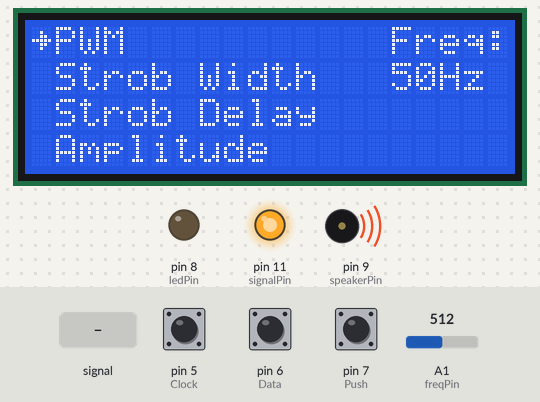
Recording of a sketch running on a simulated Arduino Uno, built with avr-gcc and run on an emulated ATmega328P. On the bench: 20×4 character LCD, output pins drawn as LEDs (lit = HIGH), buzzer (waves = sounding, pin HIGH). Inputs (shaded band) come from the test bench; at power-on: pin 5 (Clock) HIGH, pin 7 (Push) HIGH, pin 6 (Data) HIGH, A1 (freqPin) = 512. EEPROM starts erased; what the sketch prints to the serial monitor is not drawn.

Above: at 1.3 s.
1.4 s: A1 (freqPin) fed a 200 Hz sine of ±81 counts around its level
At 2.02 s:
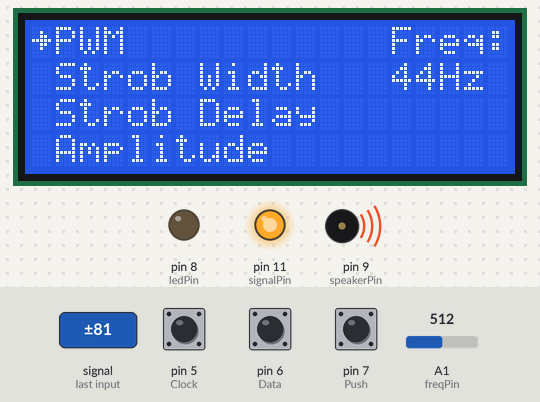
4.4 s: pin 5 (Clock) pulled LOW for 0.15 s
At 4.94 s:
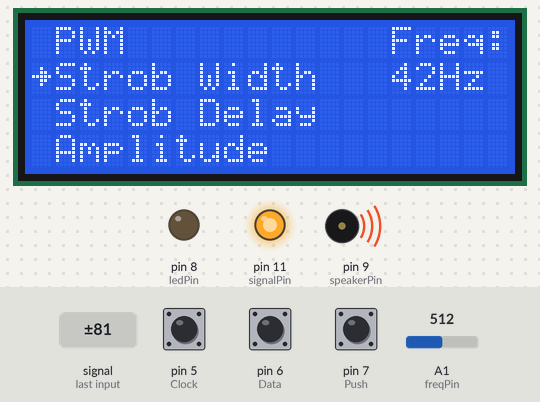
5.1 s: pin 7 (Push) pulled LOW for 0.15 s
At 5.62 s:
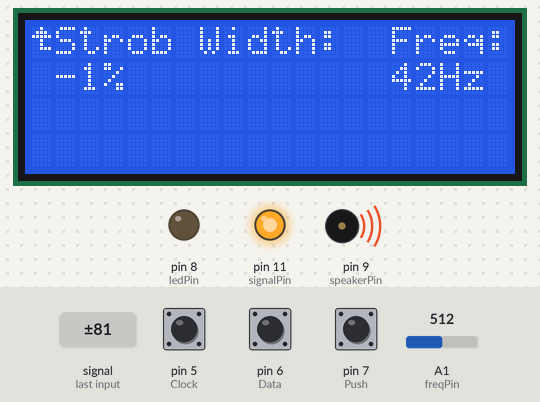
5.8 s: pin 5 (Clock) pulled LOW for 1 s
At 7.22 s:
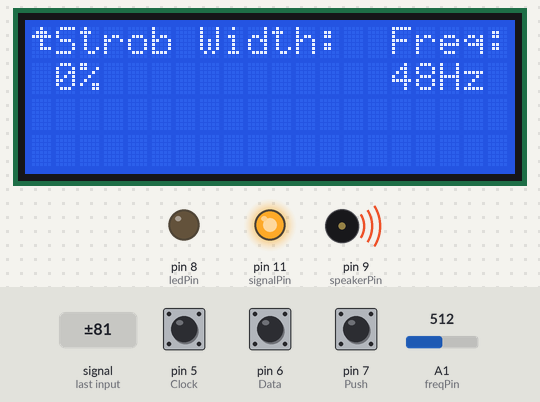
7.4 s: pin 7 (Push) pulled LOW for 1 s
9.0 s: pin 7 (Push) pulled LOW for 0.15 s
At 9.5 s:
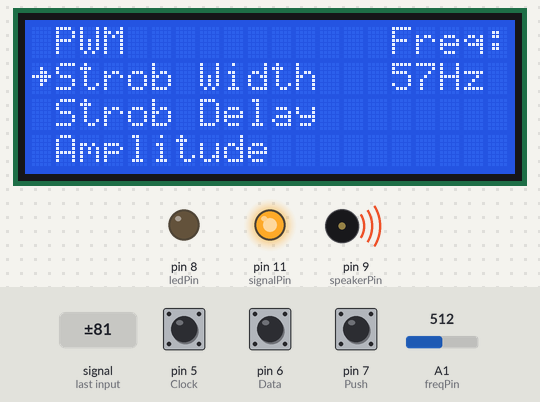
Timing chart, 0 to 12.0 s (numbered marks = the images above; inputs shaded):
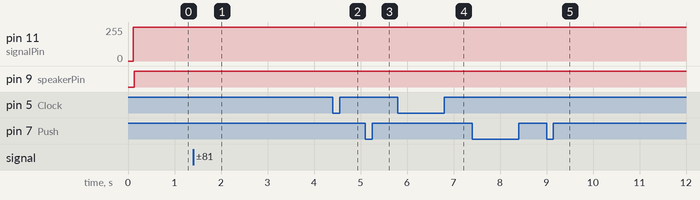

Measured:
- after the input at 1.4 s, the display: first changes after 0.05 s (image 1 shows a later state)
- after the input at 4.4 s, the display: first differs from a run without the input after 0.36 s (image 2)
- after the input at 5.1 s, the display: first differs from a run without the input after 0.36 s (image 3)
- after the input at 9.0 s, the display: changes after 0.32 s (image 5)

The sketch:

project.ino
```cpp
// References:
// https://electronoobs.com/eng_arduino_tut125.php#google_vignette
// https://arduinogetstarted.com/tutorials/arduino-button-long-press-short-press#google_vignette
// https://www.arduinoslovakia.eu/application/timer-calculator


// 25600 Hz (16000000/((624+1)*1)) -> 10ms -> 100 Hz
// 2560 Hz (16000000/((6249+1)*1)) -> 100ms
// 256 Hz (16000000/((62499+1)*1)) -> 1000ms -> 1 Hz

// 256 Hz -> 1000ms -> 1 Hz
// 512 Hz -> 500ms - 2Hz
// 1024 Hz -> 250ms -> 4Hz
// 2048 Hz -> 125ms -> 8Hz


#include <Wire.h>
#include <LiquidCrystal_I2C.h>
#include <EEPROM.h>

LiquidCrystal_I2C lcd(0x3f, 20, 4); // Set the LCD address
int currentLayer = 0; // 0 for main menu, 1 for adjusting settings
int currentSetting = 0; // Tracks which setting is currently being adjusted
int settingsValue[4] = {0, 0, 0, 0}; // Stores values for each setting (pwm, width, delay and amp)

int adjustmentIncrement = 0; // Tracks incremental changes for adjustments

// Custom arrow character (to pointing to a desired setting)
byte arrow[8] = {
  0b00000,  // -----
  0b00100,  // ---*-
  0b00110,  // ---**
  0b11111,  // *****
  0b00110,  // ---**
  0b00100,  // ---*-
  0b00000,  // -----
  0b00000   // -----
};

byte arrowBack[8] = {
  0b00100,  //   *
  0b01110,  //  ***
  0b11111,  // *****
  0b00100,  //   *
  0b00100,  //   *
  0b00111,  //   ***
  0b00000,  //
  0b00000   //
};


#define Clock 5   // Clock pin connected to D9
#define Data 6    // Data pin connected to D8
#define Push 7    // Push button pin connected to D10


int counter = 0;                    // Use this variable to store "steps"
int currentStateClock;              // Store the status of the clock pin (HIGH or LOW)
int lastStateClock;                 // Store the PREVIOUS status of the clock pin (HIGH or LOW)
String currentDir ="";              // Use this to print text
unsigned long lastButtonPress = 0;  // Use this to store if the push button was pressed or not

const int SHORT_PRESS_TIME = 50; // 500 milliseconds for a short press
const int LONG_PRESS_TIME = 500; // 1000 milliseconds for a long press

unsigned long buttonPressTime = 0;  // When the button was pressed
bool isPressing = false;
bool isLongDetected = false;

#define speakerPin 9  // ON/OFF
#define ledPin 8
#define signalPin 11  // Amplitude pwm

#define freqPin A1

volatile int divider = 0;
volatile int dutyCycle = 0;

unsigned long tMax = 0;
unsigned long calcTMax = 0;

int pwmValue = 0; // Zmienna do przechowywania wartości z potencjometru (PWM)
int freqValue = 0; // Zmienna do przechowywania wartości z potencjometru (częstotliwość)
int ampValue = 0;

int lastPwmValue = 0; // Ostatnio zapisana wartość PWM
int lastFreqValue = 0; // Ostatnio zapisana wartość częstotliwości
int lastAmpValue = 0;

unsigned long displayFrequency = 0; // Stores the frequency to be displayed

unsigned long previousMillis = 0;  // will store last time LED was updated

void setupDisplay() {
  lcd.init();
  lcd.backlight();
  lcd.createChar(0, arrow);
  lcd.createChar(1, arrowBack);

  // Draw the menu items
  lcd.setCursor(2, 0); lcd.print("PWM");
  lcd.setCursor(2, 1); lcd.print("Pulse Width");
  lcd.setCursor(2, 2); lcd.print("Pulse Delay");
  lcd.setCursor(2, 3); lcd.print("Amplitude");
}

void updateDisplay() {
    static int lastSetting = -1;
    static int lastLayer = -1;
    static int lastValue = 10; // To detect changes in value for the current setting (change to -1 if not working)
    static unsigned long lastFrequency = 0; // To detect changes in frequency

    // Check if there's a need to update the display
    if (currentLayer != lastLayer || currentSetting != lastSetting || (currentLayer == 1 && settingsValue[currentSetting] != lastValue) || displayFrequency != lastFrequency) {
        lcd.clear();

        if (currentLayer == 0) {
            // Main menu display logic
            lcd.setCursor(0, 0); lcd.print(" PWM");
            lcd.setCursor(0, 1); lcd.print(" Strob Width");
            lcd.setCursor(0, 2); lcd.print(" Strob Delay");
            lcd.setCursor(0, 3); lcd.print(" Amplitude");

            // Move the custom arrow to the current setting
            lcd.setCursor(0, currentSetting); lcd.write(byte(0));  // arrow

            // Display frequency on the right
            lcd.setCursor(15, 0); // Set cursor position for frequency display
            lcd.print("Freq:");
            lcd.setCursor(15, 1);
            lcd.print(displayFrequency);
            lcd.print("Hz");
        } else if (currentLayer == 1) {
            // Adjustment layer display logic
            lcd.setCursor(0, 0); lcd.write(byte(1));  // back arrow
            lcd.setCursor(1, 0);
            switch(currentSetting) {
                case 0: lcd.print("PWM:"); break;
                case 1: lcd.print("Strob Width:"); break;
                case 2: lcd.print("Strob Delay:"); break;
                case 3: lcd.print("Amplitude:"); break;
            }
            lcd.setCursor(1, 1);
            lcd.print(settingsValue[currentSetting]); // Display the current value of the setting

            lcd.print("%"); // Assuming settings are represented as percentages
                        // Display frequency on the right
            lcd.setCursor(15, 0); // Set cursor position for frequency display
            lcd.print("Freq: ");
            lcd.setCursor(15, 1);
            lcd.print(displayFrequency);
            lcd.print("Hz");
        }

        // Remember the last state to minimize unnecessary updates
        lastLayer = currentLayer;
        lastSetting = currentSetting;
        lastValue = settingsValue[currentSetting];
        lastFrequency = displayFrequency; // Remember the last frequency
    }
}

void setupEncoder() {
  pinMode(Clock, INPUT_PULLUP);
  pinMode(Data, INPUT_PULLUP);
  pinMode(Push, INPUT_PULLUP);
  lastStateClock = digitalRead(Clock);
}

void updateEncoder() {
    currentStateClock = digitalRead(Clock);

    if (currentStateClock != lastStateClock) {
        if (currentStateClock == HIGH) {
            if (currentLayer == 0) {
                // Navigation in the main menu
                if (digitalRead(Data) != currentStateClock) {
                    currentSetting--;
                    if (currentSetting < 0) currentSetting = 3; // Wrap around to the last setting
                } else {
                    currentSetting++;
                    if (currentSetting > 3) currentSetting = 0; // Wrap around to the first setting
                }
            } else if (currentLayer == 1) {
                // Adjusting the current setting's value in the second layer
                if (digitalRead(Data) != currentStateClock) {
                    settingsValue[currentSetting] = max(settingsValue[currentSetting] - 1, 0);
                } else {
                    settingsValue[currentSetting] = min(settingsValue[currentSetting] + 1, 100);
                }
            }
        }
        lastStateClock = currentStateClock;
    }
    // Button press handling
    int btnState = digitalRead(Push);
    static unsigned long buttonDownTime = 0; // Timestamp when the button was pressed
    static bool buttonPressed = false;       // Indicates if the button is currently being pressed

    if (btnState == LOW) {
        if (!buttonPressed) {
            buttonDownTime = millis(); // Record the time when the button was pressed
            buttonPressed = true;
        }
    } else if (btnState == HIGH && buttonPressed) {
        unsigned long pressDuration = millis() - buttonDownTime;
        buttonPressed = false; // Reset the button press state for the next detection

        if (pressDuration >= LONG_PRESS_TIME) {
            // Long press action
            if (currentLayer == 1) {
                // Serial.println("Settings saved (Layer 1, Long Press).");
                saveSetting(currentSetting, settingsValue[currentSetting]);

                // Directly show "Saved" message on the display
                lcd.setCursor(0, 3); // Set the cursor to the bottom line or any desired position
                lcd.print("Saved to memory     "); // Print "Saved" and clear the rest of the line
            }
        } else if (pressDuration >= SHORT_PRESS_TIME && pressDuration < LONG_PRESS_TIME) {
            // Short press action - Toggle between layers
            currentLayer = !currentLayer;
            // Serial.println("Layer toggled by short press.");
        }
    }
}

void saveSetting(int settingIndex, int value) {
  int eepromAddress = settingIndex * 2; // Calculate starting address for the setting
  EEPROM.put(eepromAddress, value);
  // Serial.print("Saved setting ");
  // Serial.print(settingIndex);
  // Serial.print(" with value ");
  // Serial.println(value);
}

void loadSettings() {
  for (int i = 0; i < 4; i++) {
    int eepromAddress = i * 2; // Calculate starting address for the setting
    int value = 0;
    EEPROM.get(eepromAddress, value);
    settingsValue[i] = value;

    // Serial.print("Loaded setting ");
    // Serial.print(i);
    // Serial.print(" with value ");
    // Serial.println(value);
  }
}

void setupTimer1() {
  noInterrupts();
  // Clear registers
  TCCR1A = 0;
  TCCR1B = 0;
  TCNT1 = 0;

  OCR1A = 65535;
  // CTC
  TCCR1B |= (1 << WGM12);
  // Prescaler 1
  TCCR1B |= (1 << CS10);
  // Output Compare Match A Interrupt Enable
  TIMSK1 |= (1 << OCIE1A);
  interrupts();
}

void setup() {
  Serial.begin(115200);
  pinMode(speakerPin, OUTPUT);
  pinMode(ledPin, OUTPUT);
  pinMode(signalPin, OUTPUT);
  setupTimer1();

  setupEncoder();  // Initialize encoder setup
  setupDisplay();
  loadSettings();
}

void adjustAmplitude() {
    // Map the stored Amplitude percentage (0-100%) to PWM range (0-255)
    int pwmAmplitude = map(settingsValue[3], 0, 100, 0, 255);
    analogWrite(signalPin, pwmAmplitude); // Adjust the amplitude
}


void adjustPWM() {
    // Map the stored PWM percentage (0-100%) to duty cycle range (0-255)
    dutyCycle = map(settingsValue[0], 0, 100, 0, 255);
}

// Define a struct to hold both OCR1A values and the corresponding prescaler setting for easy lookup.
struct FrequencySetting {
    unsigned int ocr1a;
    byte prescalerBits;
};

// Initialize the lookup table with OCR1A values and prescaler settings for frequencies 1Hz to 100Hz.
const FrequencySetting frequencyLookupTable[101] = {
    {65535, 0b000}, // 0 Hz setting, Timer stopped (Output toggled off)
    {62499, 0b001}, // 256 Hz
    {31249, 0b001}, // 512 Hz
    {20832, 0b001}, // ~768 Hz
    {15624, 0b001}, // 1024 Hz
    {12499, 0b001}, // 1280 Hz
    {10415, 0b001}, // ~1536 Hz
    {8927, 0b001},  // ~1792 Hz
    {7811, 0b001},  // ~2048 Hz
    {6943, 0b001},  // ~2304 Hz
    {6249, 0b001},  // 2560 Hz
    {5680, 0b001},  // ~2816 Hz
    {5207, 0b001},  // ~3072 Hz
    {4806, 0b001},  // ~3328 Hz
    {4463, 0b001},  // ~3584 Hz
    {4165, 0b001},  // ~3840 Hz
    {3905, 0b001},  // ~4096 Hz
    {3675, 0b001},  // ~4352 Hz
    {3471, 0b001},  // ~4608 Hz
    {3288, 0b001},  // ~4864 Hz
    {3124, 0b001},  // 5120 Hz
    {2975, 0b001},  // ~5376 Hz
    {2839, 0b001},  // ~5633 Hz
    {2716, 0b001},  // ~5888 Hz
    {2603, 0b001},  // ~6144 Hz
    {2499, 0b001},  // 6400 Hz
    {2402, 0b001},  // ~6658 Hz
    {2313, 0b001},  // ~6914 Hz
    {2231, 0b001},  // ~7168 Hz
    {2154, 0b001},  // ~7424 Hz
    {2082, 0b001},  // ~7681 Hz
    {2015, 0b001},  // ~7936 Hz
    {1952, 0b001},  // ~8192 Hz
    {1892, 0b001},  // ~8452 Hz
    {1837, 0b001},  // ~8705 Hz
    {1784, 0b001},  // ~8963 Hz
    {1735, 0b001},  // ~9216 Hz
    {1688, 0b001},  // ~9473 Hz
    {1643, 0b001},  // ~9732 Hz
    {1601, 0b001},  // ~9987 Hz
    {1561, 0b001},  // ~10243 Hz
    {1523, 0b001}, // ~10498 Hz
    {1487, 0b001}, // ~10752 Hz
    {1452, 0b001}, // ~11011 Hz
    {1419, 0b001}, // ~11267 Hz
    {1387, 0b001}, // ~11527 Hz
    {1357, 0b001}, // ~11782 Hz
    {1328, 0b001}, // ~12039 Hz
    {1301, 0b001}, // ~12288 Hz
    {1274, 0b001}, // ~12549 Hz
    {1249, 0b001}, // 12800 Hz
    {1224, 0b001}, // ~13061 Hz
    {1200, 0b001}, // ~13322 Hz
    {1178, 0b001}, // ~13570 Hz
    {1156, 0b001}, // ~13828 Hz
    {1135, 0b001}, // ~14084 Hz
    {1115, 0b001}, // ~14336 Hz
    {1095, 0b001}, // ~14598 Hz
    {1076, 0b001}, // ~14856 Hz
    {1058, 0b001}, // ~15108 Hz
    {1040, 0b001}, // ~15369 Hz
    {1023, 0b001}, // 15625 Hz
    {1007, 0b001}, // ~15873 Hz
    {991, 0b001},  // ~16129 Hz
    {975, 0b001},  // ~16393 Hz
    {960, 0b001},  // ~16649 Hz
    {945, 0b001},  // ~16913 Hz
    {931, 0b001},  // ~17167 Hz
    {918, 0b001},  // ~17410 Hz
    {904, 0b001},  // ~17679 Hz
    {891, 0b001},  // ~17937 Hz
    {879, 0b001},  // ~18181 Hz
    {867, 0b001},  // ~18433 Hz
    {855, 0b001},  // ~18691 Hz
    {843, 0b001},  // ~18957 Hz
    {832, 0b001},  // ~19207 Hz
    {821, 0b001},  // ~19464 Hz
    {810, 0b001},  // ~19728 Hz
    {800, 0b001},  // ~19975 Hz
    {790, 0b001},  // ~20227 Hz
    {780, 0b001},  // ~20486 Hz
    {770, 0b001},  // ~20752 Hz
    {761, 0b001},  // ~20997 Hz
    {752, 0b001},  // ~21248 Hz
    {743, 0b001},  // ~21505 Hz
    {734, 0b001},  // ~21768 Hz
    {725, 0b001},  // ~22038 Hz
    {717, 0b001},  // ~22284 Hz
    {709, 0b001},  // ~22535 Hz
    {701, 0b001},  // ~22792 Hz
    {693, 0b001},  // ~23054 Hz
    {685, 0b001},  // ~23323 Hz
    {678, 0b001},  // ~23564 Hz
    {671, 0b001},  // ~23809 Hz
    {663, 0b001},  // ~24096 Hz
    {656, 0b001},  // ~24353 Hz
    {650, 0b001},  // ~24577 Hz
    {643, 0b001},  // ~24844 Hz
    {636, 0b001},  // ~25117 Hz
    {630, 0b001},  // ~25356 Hz
    {624, 0b001},  // 25600 Hz
};

void adjustFrequency() {
  freqValue = analogRead(freqPin);
  // Only update if the read value has changed significantly
  if (abs(freqValue - lastFreqValue) > 5) {
    // Map the potentiometer value from 0-1023 to a frequency index of 0-100(0 Hz)
    // This corresponds to frequencies from 1Hz to 100Hz
    unsigned int frequencyIndex = map(freqValue, 0, 1023, 0, 100);

    // Retrieve the corresponding OCR1A value and prescaler setting from the lookup table
    unsigned int newOCR1A = frequencyLookupTable[frequencyIndex].ocr1a;
    byte newPrescalerBits = frequencyLookupTable[frequencyIndex].prescalerBits;

    // Apply the new OCR1A value
    OCR1A = newOCR1A;

    // Apply the new prescaler setting, ensuring to only modify the prescaler bits
    TCCR1B = (TCCR1B & 0b11111000) | newPrescalerBits;

    // Calculate the actual frequency based on the OCR1A value
    unsigned long frequency = 16000000 / (OCR1A + 1); // +1 because of how timers work -> 16000000 / (624 + 1) = 25600 Hz

    displayFrequency = map(frequency, 256, 25600, 1, 100);

    tMax = (1000000 / frequency); // Convert frequency to period in miliseconds
    // 1000ms -> 1 Hz
    // 500ms -> 2Hz = 1/500;]
    // T = 1/f => f - 1/T
    calcTMax = map(tMax, 39, 3906, 10, 1000); // Convert period to range from 10ms to 1000ms

    Serial.println(calcTMax);
    // Serial.println(tMax);
    // Serial.println(displayFrequency);

    lastFreqValue = freqValue;

    // // Debugging Output
    // Serial.print("Index: ");
    // Serial.print(frequencyIndex);
    // Serial.print(", OCR1A: ");
    // Serial.print(newOCR1A);
    // Serial.print(", Prescaler Bits: 0b");
    // Serial.println(newPrescalerBits, BIN);
    //     // Optional: If you want to print the actual prescaler value (not just the bits)
    // unsigned long prescalerValue = 0;
    // switch(newPrescalerBits) {
    //   case 0b001: prescalerValue = 1; break; // No prescaling
    //   case 0b010: prescalerValue = 8; break; // Prescale by 8
    //   case 0b011: prescalerValue = 64; break; // Prescale by 64
    //   case 0b100: prescalerValue = 256; break; // Prescale by 256
    //   case 0b101: prescalerValue = 1024; break; // Prescale by 1024
    //   default: prescalerValue = 0; // Unknown or not set
    // }
    // Serial.print("Actual Prescaler Value: ");
    // Serial.println(prescalerValue);
  }
}


void loop() {
  adjustAmplitude();
  adjustPWM(); // Regulacja szerokości impulsu PWM na podstawie wartości z potencjometru
  adjustFrequency(); // Dostosowanie częstotliwości na podstawie odczytu z potencjometru

  unsigned int pulseWidth = map(settingsValue[1], 0, 100, 0, calcTMax - 10);

  unsigned int pulseDelay = map(settingsValue[2], 0, 100, 0, (calcTMax - 7 - pulseWidth));

  unsigned long currentMillis = millis();
  if (currentMillis - previousMillis >= pulseDelay + pulseWidth) {
    digitalWrite(ledPin, LOW);
  } else if (currentMillis - previousMillis >= pulseDelay) {
    digitalWrite(ledPin, HIGH);
  }

  updateEncoder(); // Continuously read and update encoder state
  updateDisplay();
}

ISR(TIMER1_COMPA_vect) {
  //digitalWrite(13, digitalRead(13)^1);
  divider++;
  // Wyrzucic z ISR to co ponizej:
  if(divider > 255) { // wartosc o która spowalniamy
    digitalWrite(speakerPin, HIGH);
    divider = 0;
    previousMillis = millis();
  }
  else if(divider == dutyCycle) { // szerokosc wypelnienia: dla 127 -> 50%
    digitalWrite(speakerPin, LOW);
  }

}
```
